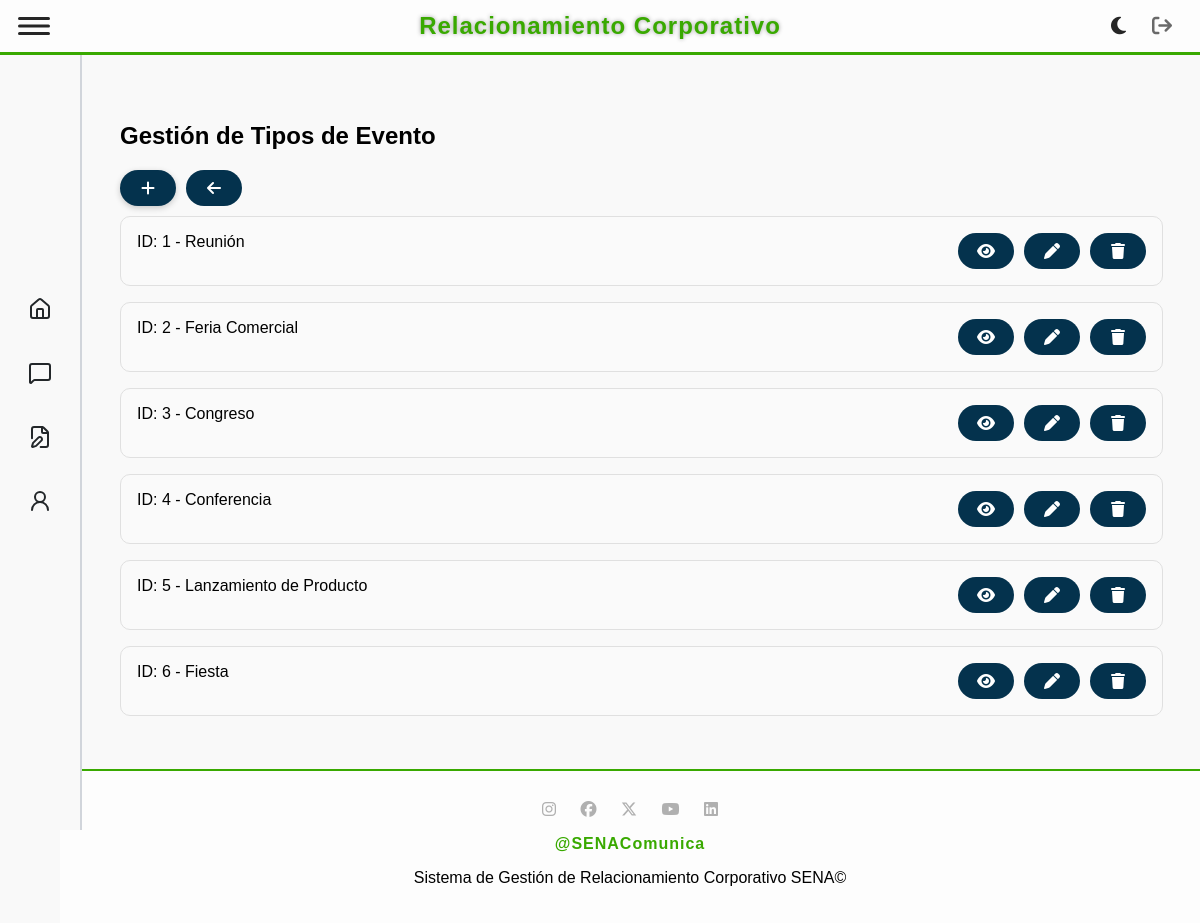
The page /tipoEvento/view (signed in) on the database its author committed.
### tables this page shows
CREATE TABLE `tipoevento` (
  `idTipoEvento` int(11) NOT NULL,
  `TipoEvento` varchar(50) DEFAULT NULL
);

### app/controllers/baseController.php (called while the page is built, shortened)
<?php
class BaseController
{
    public $layout = "default";
    public function render(string $view, array $arrayData = null)
    {
        $layout = MAIN_APP_ROUTE . "../views/layouts/{$this->layout}.php";
        include_once $layout;
    }
}

### app/controllers/tipoEventoController.php (called while the page is built, shortened)
<?php
require_once "baseController.php";
require_once MAIN_APP_ROUTE."../models/TipoEventoModel.php";
class TipoEventoController extends BaseController {
    public function view(){
        $tipoEventoObj = new TipoEventoModel();
        $tiposEvento = $tipoEventoObj->getAll();
        $data = [
            "titulo" => "Lista de Tipos de Evento",
            "tiposEvento" => $tiposEvento
        ];
        $this->render('tipoEvento/view.php', $data);
    }
}

### app/models/BaseModel.php (called while the page is built, shortened)
<?php
abstract class BaseModel {
    public function __construct() {
        try {
            $options = [
                PDO::ATTR_ERRMODE => PDO::ERRMODE_EXCEPTION,
                PDO::ATTR_DEFAULT_FETCH_MODE => PDO::FETCH_OBJ
            ];
            $dsn = DRIVER.':host='.HOST.';dbname='.DATABASE;
            $this->dbConnection = new PDO($dsn, USERNAME_DB, PASSWORD_DB, $options);
        } catch (PDOException $ex) {
            echo 'Error en la conexión: '.$ex->getMessage();
            exit;
        }
    }
}

### app/models/tipoEventoModel.php (called while the page is built, shortened)
<?php
require_once MAIN_APP_ROUTE."../models/BaseModel.php";
class TipoEventoModel extends BaseModel {
    public function __construct(
        ?int $idTipoEvento = null,
        ?string $TipoEvento = null
    ) {
        $this->table = "tipoevento";
    }
    public function getAll(): array {
        try {
            $sql = "SELECT * FROM $this->table";
            return $this->dbConnection->query($sql)->fetchAll(PDO::FETCH_OBJ);
        } catch (PDOException $e) {
            throw new PDOException("Error al obtener tipos de evento: " . $e->getMessage());
        }
    }
}

### app/views/tipoEvento/view.php (the view)
<div class="data-container">
    <h2>Gestión de Tipos de Evento</h2>
    <div class="buttons">
            <a class="btn-add" href="/tipoEvento/new"><i class="fa fa-plus"></i></a>
            <a href="/usuario/indexAdministrador" class="btn btn-secondary" title="Volver"><i class="fas fa-arrow-left"></i></a>
        </div>
    <?php
    if (empty($tiposEvento)) {
        echo "<br>No se encuentran tipos de evento en la base de datos";
    } else {
        foreach ($tiposEvento as $tipo) {
            echo "<div class='record'>
                <span>ID: {$tipo->idTipoEvento} - {$tipo->TipoEvento}</span>
                <div class='buttons'>
                    <a href='/tipoEvento/view/{$tipo->idTipoEvento}'><i class='fas fa-eye'></i></a>
                    <a href='/tipoEvento/edit/{$tipo->idTipoEvento}'><i class='fas fa-pen'></i></a>
                    <a href='/tipoEvento/delete/{$tipo->idTipoEvento}'><i class='fas fa-trash'></i></a>
                </div>
            </div>";
        }
    }
    ?>
</div>

### public/css/styles_admin_layout.css (style rules this page uses)
html, body { height: 100vh; min-height: 100vh; }
body { display: flex; flex-direction: column; min-height: 100vh; margin: 0; font-family: sans-serif; background-color: #f9f9f9; transition: margin-left 0.3s ease; }
.btn-add { background-color: #04324D; color: white; text-decoration: none; font-size: 22px; padding: 8px 14px; border-radius: 50%; box-shadow: 0 2px 6px rgba(0,0,0,0.2); transition: background-color 0.3s ease; }
.record { border: 1px solid #e0e0e0; border-radius: 10px; padding: 16px; margin-bottom: 16px; background-color: #fafafa; display: flex; flex-wrap: wrap; gap: 20px; transition: box-shadow 0.2s ease; justify-content: space-between; margin-top: 10px; }
.buttons { display: flex; gap: 10px; }
.buttons a { background-color: #04324D; color: white; text-decoration: none; padding: 0 10px; border-radius: 20px; font-size: 16px; display: flex; align-items: center; justify-content: center; transition: background-color 0.3s ease; width: 36px; height: 36px; }

### rows shown on the page
tipoevento: idTipoEvento "1", TipoEvento "Reunión"
tipoevento: idTipoEvento "2", TipoEvento "Feria Comercial"
tipoevento: idTipoEvento "3", TipoEvento "Congreso"
tipoevento: idTipoEvento "4", TipoEvento "Conferencia"
tipoevento: idTipoEvento "5", TipoEvento "Lanzamiento de Producto"
tipoevento: idTipoEvento "6", TipoEvento "Fiesta"
